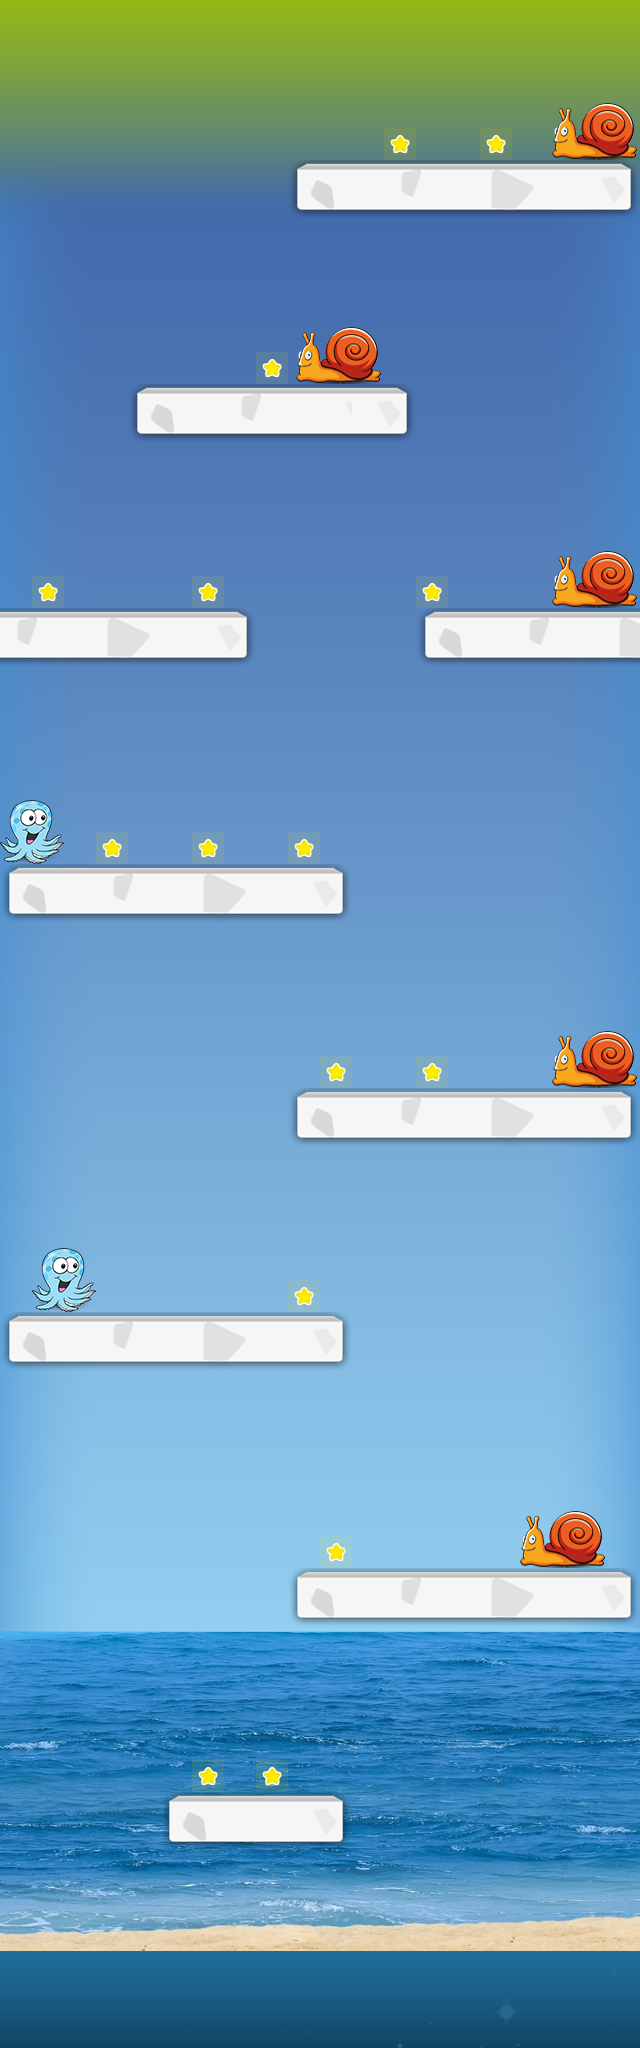

This is a level from a 2D game, rendered from its Tiled map with the project's own tilesets. A one-line summary and the map file follow, with tile-layer data summarised:
An orthogonal 20x64 tile map with 32x32 px tiles, 5 tile layers (background, obstacleLayer1, obstacleLayer2, points, ...), 5 tilesets.

<map version="1.0" orientation="orthogonal" width="20" height="64" tilewidth="32" tileheight="32">
 <tileset firstgid="1" name="b3" tilewidth="32" tileheight="32">
  <image source="b3.png" width="352" height="64" />
  <tile id="0">
   <properties>
    <property name="type" value="base" />
   </properties>
  </tile>
  <tile id="1">
   <properties>
    <property name="type" value="base" />
   </properties>
  </tile>
  <tile id="2">
   <properties>
    <property name="type" value="base" />
   </properties>
  </tile>
  <tile id="3">
   <properties>
    <property name="type" value="base" />
   </properties>
  </tile>
  <tile id="4">
   <properties>
    <property name="type" value="base" />
   </properties>
  </tile>
  <tile id="5">
   <properties>
    <property name="type" value="base" />
   </properties>
  </tile>
  <tile id="6">
   <properties>
    <property name="type" value="base" />
   </properties>
  </tile>
  <tile id="7">
   <properties>
    <property name="type" value="base" />
   </properties>
  </tile>
  <tile id="8">
   <properties>
    <property name="type" value="base" />
   </properties>
  </tile>
  <tile id="9">
   <properties>
    <property name="type" value="base" />
   </properties>
  </tile>
  <tile id="10">
   <properties>
    <property name="type" value="base" />
   </properties>
  </tile>
 </tileset>
 <tileset firstgid="23" name="background3" tilewidth="32" tileheight="32">
  <image source="background3.png" width="640" height="2048" />
 </tileset>
 <tileset firstgid="1303" name="o3.1" tilewidth="32" tileheight="32">
  <image source="o3.1.png" width="96" height="64" />
  <tile id="0">
   <properties>
    <property name="showarrow" value="true" />
    <property name="type" value="obstacle" />
   </properties>
  </tile>
  <tile id="1">
   <properties>
    <property name="type" value="obstacle" />
   </properties>
  </tile>
  <tile id="2">
   <properties>
    <property name="type" value="obstacle" />
   </properties>
  </tile>
  <tile id="3">
   <properties>
    <property name="type" value="obstacle" />
   </properties>
  </tile>
  <tile id="4">
   <properties>
    <property name="type" value="obstacle" />
   </properties>
  </tile>
  <tile id="5">
   <properties>
    <property name="type" value="obstacle" />
   </properties>
  </tile>
 </tileset>
 <tileset firstgid="1309" name="o3.2" tilewidth="32" tileheight="32">
  <image source="o3.2.png" width="64" height="64" />
  <tile id="0">
   <properties>
    <property name="type" value="obstacle" />
   </properties>
  </tile>
  <tile id="1">
   <properties>
    <property name="showarrow" value="true" />
    <property name="type" value="obstacle" />
   </properties>
  </tile>
  <tile id="2">
   <properties>
    <property name="type" value="obstacle" />
   </properties>
  </tile>
  <tile id="3">
   <properties>
    <property name="type" value="obstacle" />
   </properties>
  </tile>
 </tileset>
 <tileset firstgid="1313" name="sta1r-smalll" tilewidth="32" tileheight="32">
  <image source="sta1r-smalll.png" width="32" height="32" />
  <tile id="0">
   <properties>
    <property name="type" value="points" />
   </properties>
  </tile>
 </tileset>
 <layer name="background" width="20" height="64">
  <data>[1280 cells, 1280 non-empty, 1280 distinct tile ids]</data>
 </layer>
 <layer name="obstacleLayer1" width="20" height="64">
  <data>[1280 cells, 30 non-empty, 6 distinct tile ids]</data>
 </layer>
 <layer name="obstacleLayer2" width="20" height="64">
  <data>[1280 cells, 8 non-empty, 4 distinct tile ids]</data>
 </layer>
 <layer name="points" width="20" height="64">
  <data>[1280 cells, 15 non-empty, 1 distinct tile ids]</data>
 </layer>
 <layer name="layer1" width="20" height="64">
  <data>[1280 cells, 170 non-empty, 22 distinct tile ids]</data>
 </layer>
</map>